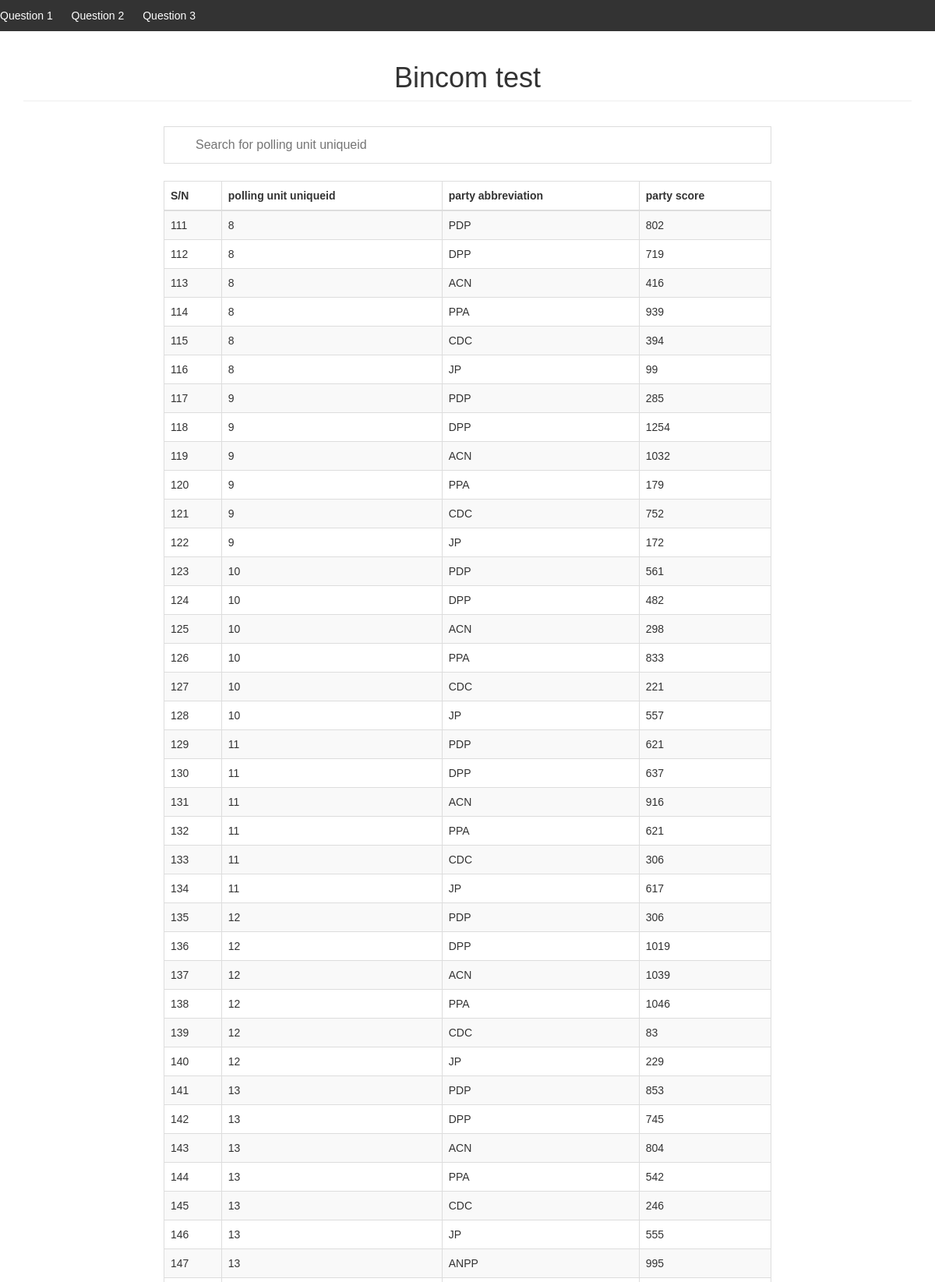
The page / (upper part) on the database its author committed.
### tables this page shows
CREATE TABLE `announced_pu_results` (
  `result_id` int(11) NOT NULL,
  `polling_unit_uniqueid` varchar(50) NOT NULL,
  `party_abbreviation` char(4) NOT NULL,
  `party_score` int(11) NOT NULL,
  `entered_by_user` varchar(50) NOT NULL,
  `date_entered` datetime NOT NULL,
  `user_ip_address` varchar(50) NOT NULL
);

### index.php (the view, shortened to what this page needs)
<!DOCTYPE html>
<html>
<head>
	<link rel="stylesheet" type="text/css" href="bootstrap/css/bootstrap.min.css">
	<link rel="stylesheet" type="text/css" href="datatable/dataTable.bootstrap.min.css">
</head>
<body>
	<?php include_once('header.php');?>
<div class="container">
	<h1 class="page-header text-center">Bincom test</h1>
	<div class="row">
		<div class="col-sm-8 col-sm-offset-2">
			<div class="row">
			<input type="text" id="myInput" onkeyup="myFunction()" placeholder="Search for polling unit uniqueid" title="Type in a name">
			</div>
			<div class="height10">
			</div>
			<div class="row">
				<table id="myTable" class="table table-bordered table-striped">
					<thead class="header">
						<th>S/N</th>
						<th>polling unit uniqueid</th>
						<th>party abbreviation</th>
						<th>party score</th>
					</thead>
					<tbody>
						<?php
							include_once('connection.php');
							$sql = "SELECT * FROM announced_pu_results";
							$query = $conn->query($sql);
							while($row = $query->fetch_assoc()){
								echo
								"<tr>
									<td>".$row['result_id']."</td>
									<td>".$row['polling_unit_uniqueid']."</td>
									<td>".$row['party_abbreviation']."</td>
									<td>".$row['party_score']."</td>
								</tr>";
							}
						?>
					</tbody>
				</table>
			</div>
		</div>
	</div>
</div>
</body>
</html>

### header.php (shortened to what this page needs)
<!DOCTYPE html>
<html lang="en">
<head>
</head>
<body>
    <header>
        <nav>
            <ul>
                <li><a href="index.php">Question 1</a></li>
                <li><a href="two.php">Question 2</a></li>
                <li><a href="three.php">Question 3</a></li>
            </ul>
        </nav>
    </header>
</body>
</html>

### index.php (style rules this page uses)
.height10 { height:10px; }
#myInput { background-image: url('/css/searchicon.png'); background-position: 10px 10px; background-repeat: no-repeat; width: 100%; font-size: 16px; padding: 12px 20px 12px 40px; border: 1px solid #ddd; margin-bottom: 12px; margin-top:12px; }

### header.php (style rules this page uses)
body { margin: 0; font-family: Arial, sans-serif; }
header { background-color: #333; color: #fff; padding: 10px 0; }
nav ul { list-style-type: none; padding: 0; margin: 0; }
nav ul li { display: inline; margin-right: 20px; }
nav ul li a { text-decoration: none; color: #fff; }

### rows shown on the page
announced_pu_results: result_id "111", polling_unit_uniqueid "8", party_abbreviation "PDP", party_score "802"
announced_pu_results: result_id "112", polling_unit_uniqueid "8", party_abbreviation "DPP", party_score "719"
announced_pu_results: result_id "113", polling_unit_uniqueid "8", party_abbreviation "ACN", party_score "416"
announced_pu_results: result_id "114", polling_unit_uniqueid "8", party_abbreviation "PPA", party_score "939"
announced_pu_results: result_id "115", polling_unit_uniqueid "8", party_abbreviation "CDC", party_score "394"
announced_pu_results: result_id "116", polling_unit_uniqueid "8", party_abbreviation "JP", party_score "99"
announced_pu_results: result_id "117", polling_unit_uniqueid "9", party_abbreviation "PDP", party_score "285"
announced_pu_results: result_id "118", polling_unit_uniqueid "9", party_abbreviation "DPP", party_score "1254"
announced_pu_results: result_id "119", polling_unit_uniqueid "9", party_abbreviation "ACN", party_score "1032"
announced_pu_results: result_id "120", polling_unit_uniqueid "9", party_abbreviation "PPA", party_score "179"
announced_pu_results: result_id "121", polling_unit_uniqueid "9", party_abbreviation "CDC", party_score "752"
announced_pu_results: result_id "122", polling_unit_uniqueid "9", party_abbreviation "JP", party_score "172"
announced_pu_results: result_id "123", polling_unit_uniqueid "10", party_abbreviation "PDP", party_score "561"
announced_pu_results: result_id "124", polling_unit_uniqueid "10", party_abbreviation "DPP", party_score "482"
announced_pu_results: result_id "125", polling_unit_uniqueid "10", party_abbreviation "ACN", party_score "298"
announced_pu_results: result_id "126", polling_unit_uniqueid "10", party_abbreviation "PPA", party_score "833"
announced_pu_results: result_id "127", polling_unit_uniqueid "10", party_abbreviation "CDC", party_score "221"
announced_pu_results: result_id "128", polling_unit_uniqueid "10", party_abbreviation "JP", party_score "557"
announced_pu_results: result_id "129", polling_unit_uniqueid "11", party_abbreviation "PDP", party_score "621"
announced_pu_results: result_id "130", polling_unit_uniqueid "11", party_abbreviation "DPP", party_score "637"
announced_pu_results: result_id "131", polling_unit_uniqueid "11", party_abbreviation "ACN", party_score "916"
announced_pu_results: result_id "132", polling_unit_uniqueid "11", party_abbreviation "PPA", party_score "621"
announced_pu_results: result_id "133", polling_unit_uniqueid "11", party_abbreviation "CDC", party_score "306"
announced_pu_results: result_id "134", polling_unit_uniqueid "11", party_abbreviation "JP", party_score "617"
announced_pu_results: result_id "135", polling_unit_uniqueid "12", party_abbreviation "PDP", party_score "306"
announced_pu_results: result_id "136", polling_unit_uniqueid "12", party_abbreviation "DPP", party_score "1019"
announced_pu_results: result_id "137", polling_unit_uniqueid "12", party_abbreviation "ACN", party_score "1039"
announced_pu_results: result_id "138", polling_unit_uniqueid "12", party_abbreviation "PPA", party_score "1046"
announced_pu_results: result_id "139", polling_unit_uniqueid "12", party_abbreviation "CDC", party_score "83"
announced_pu_results: result_id "140", polling_unit_uniqueid "12", party_abbreviation "JP", party_score "229"
announced_pu_results: result_id "141", polling_unit_uniqueid "13", party_abbreviation "PDP", party_score "853"
announced_pu_results: result_id "142", polling_unit_uniqueid "13", party_abbreviation "DPP", party_score "745"
announced_pu_results: result_id "143", polling_unit_uniqueid "13", party_abbreviation "ACN", party_score "804"
announced_pu_results: result_id "144", polling_unit_uniqueid "13", party_abbreviation "PPA", party_score "542"
announced_pu_results: result_id "145", polling_unit_uniqueid "13", party_abbreviation "CDC", party_score "246"
announced_pu_results: result_id "146", polling_unit_uniqueid "13", party_abbreviation "JP", party_score "555"
announced_pu_results: result_id "147", polling_unit_uniqueid "13", party_abbreviation "ANPP", party_score "995"
